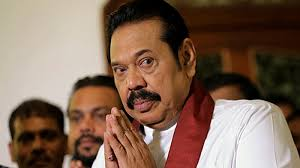
#> input picture tainin data/Mahinda Rajapaksa/download (1).jpg, 300 x 168 px; its folder holds only this picture in this run
$ jupyter execute --allow-errors 'data perpaering .ipynb'
#> lines starting #> are read from the running program, lines starting #| are printed output that depends on the picture
[cell 1]
import cv2
import collections
import os
import  numpy as nu
face_classifier=cv2.CascadeClassifier('haarcascade_frontalface_default.xml')

p=r'tainin data'
labels=os.listdir(p)
categories=nu.arange(len(labels))
category_dict=dict(zip(labels,categories))
nu.save('category_dict',category_dict)
data=[]
target=[]

for label in labels:

    imgs_path=os.path.join(p,label)
    img_names=os.listdir(imgs_path)

    for img_name in img_names:

        img_path=os.path.join(imgs_path,img_name)
        img=cv2.imread(img_path)
#> img is the input picture: shape (168, 300, 3); mean B, G, R 85, 101.6, 127.9

        gray=cv2.cvtColor(img,cv2.COLOR_BGR2GRAY)
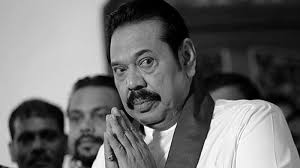
#> gray: shape (168, 300); min 0, max 255, mean 107.6
        faces=face_classifier.detectMultiScale(gray)
#> faces = [[14, 116, 50, 50], [54, 91, 66, 66]]

        try:

            for (x,y,w,h) in faces:

                cropped_face=gray[y:y+h,x:x+w]
                cv2.imshow('cropped_face',cropped_face)

                k=cv2.waitKey(0)

                if(k==121):
                    cropped_face=cv2.resize(cropped_face,(50,50))
                    data.append(cropped_face)
                    target.append(category_dict[label])
                    print("value in ")
                else:
                    print("value out ")
                    pass
#> this loop made 2 passes; (key Esc is pressed on pass 1)
#| value out
#| value out
#> pass 1, `cropped_face=gray[y:y+h,x:x+w]`:
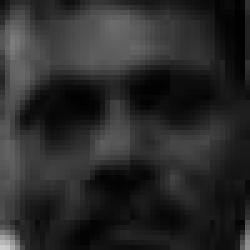
#> cropped_face: shape (50, 50) (shown 5 times larger); min 0, max 204, mean 42.1
#> pass 2, `cropped_face=gray[y:y+h,x:x+w]`:
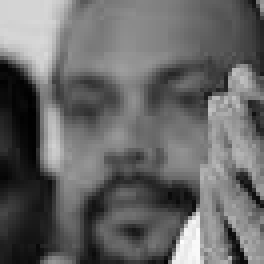
#> cropped_face: shape (66, 66) (shown 4 times larger); min 0, max 253, mean 103.1
#> after the loop, data = []; target = []
        except:

            pass
#> pass 2 of the loop `for label in labels:`:
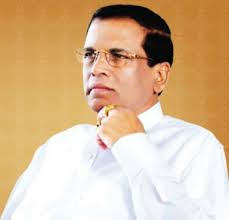
#> input picture tainin data/Maithripala Sirisena/download (1).jpg, 229 x 220 px
#> img is the input picture: shape (220, 229, 3); mean B, G, R 150.7, 186, 216.4
#> `gray=cv2.cvtColor(img,cv2.COLOR_BGR2GRAY)`:
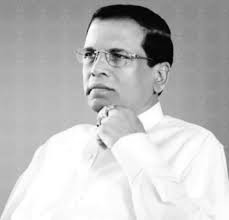
#> gray: shape (220, 229); min 0, max 255, mean 191.1
#> faces = [[58, 21, 90, 90]]
#> the loop `for (x,y,w,h) in faces: ` made 1 pass
#> (printed output is left out)
#> pass 1, `cropped_face=gray[y:y+h,x:x+w]`:
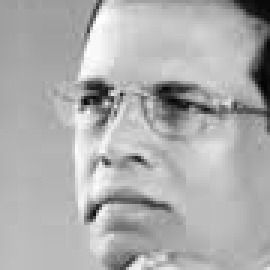
#> cropped_face: shape (90, 90) (shown 3 times larger); min 4, max 255, mean 173.8
cv2.destroyAllWindows()
data=nu.array(data)
#> data = empty array
#> (the rest of this cell did not finish here and is left out)
